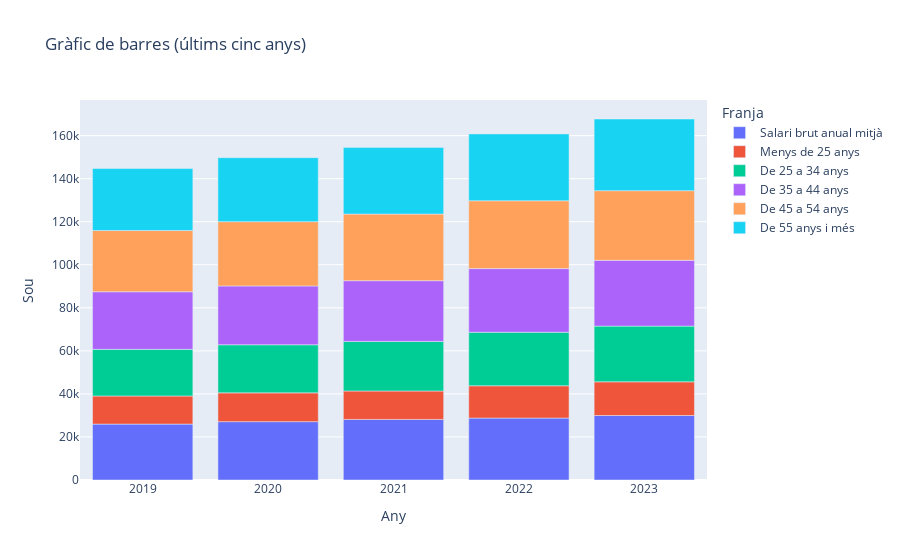

Notebook source saved alongside this figure:
### Code cell
#2
import pandas as pd
import plotly.express as px

# Eliminar columna 'status' si existeix
if "status" in df_sou.columns:
    df_sou = df_sou.drop(columns=["status"])

# --- Filtrar els últims 5 anys ---
ultims_5 = sorted(df_sou["anyy"].unique())[-5]
df_sou_5 = df_sou[df_sou["anyy"] >= ultims_5]

# Gràfic de barres
fig = px.bar(
    df_sou_5,
    x="anyy",
    y="salari",
    color="nom_agrup",
    labels={"anyy": "Any", "salari": "Sou", "nom_agrup": "Franja"},
    title="Gràfic de barres (últims cinc anys)"
)

fig.show()

### Figure 1 — Plotly figure (JSON) as saved in the notebook; plotly's stock layout.template omitted (floating-point values rounded to 4 significant figures)
{"data": [{"hovertemplate": "Franja=Salari brut anual mitjà<br>Any=%{x}<br>Sou=%{y}<extra></extra>", "legendgroup": "Salari brut anual mitjà", "marker": {"color": "#636efa", "pattern": {"shape": ""}}, "name": "Salari brut anual mitjà", "orientation": "v", "showlegend": true, "textposition": "auto", "type": "bar", "x": [2023, 2022, 2021, 2020, 2019], "xaxis": "x", "y": [29980.0, 28770.0, 28150.0, 27100.0, 25970.0], "yaxis": "y"}, {"hovertemplate": "Franja=Menys de 25 anys<br>Any=%{x}<br>Sou=%{y}<extra></extra>", "legendgroup": "Menys de 25 anys", "marker": {"color": "#EF553B", "pattern": {"shape": ""}}, "name": "Menys de 25 anys", "orientation": "v", "showlegend": true, "textposition": "auto", "type": "bar", "x": [2023, 2022, 2021, 2020, 2019], "xaxis": "x", "y": [15640.0, 15000.0, 13220.0, 13390.0, 13070.0], "yaxis": "y"}, {"hovertemplate": "Franja=De 25 a 34 anys<br>Any=%{x}<br>Sou=%{y}<extra></extra>", "legendgroup": "De 25 a 34 anys", "marker": {"color": "#00cc96", "pattern": {"shape": ""}}, "name": "De 25 a 34 anys", "orientation": "v", "showlegend": true, "textposition": "auto", "type": "bar", "x": [2023, 2022, 2021, 2020, 2019], "xaxis": "x", "y": [25880.0, 24890.0, 23030.0, 22340.0, 21660.0], "yaxis": "y"}, {"hovertemplate": "Franja=De 35 a 44 anys<br>Any=%{x}<br>Sou=%{y}<extra></extra>", "legendgroup": "De 35 a 44 anys", "marker": {"color": "#ab63fa", "pattern": {"shape": ""}}, "name": "De 35 a 44 anys", "orientation": "v", "showlegend": true, "textposition": "auto", "type": "bar", "x": [2023, 2022, 2021, 2020, 2019], "xaxis": "x", "y": [30570.0, 29560.0, 28220.0, 27340.0, 26760.0], "yaxis": "y"}, {"hovertemplate": "Franja=De 45 a 54 anys<br>Any=%{x}<br>Sou=%{y}<extra></extra>", "legendgroup": "De 45 a 54 anys", "marker": {"color": "#FFA15A", "pattern": {"shape": ""}}, "name": "De 45 a 54 anys", "orientation": "v", "showlegend": true, "textposition": "auto", "type": "bar", "x": [2023, 2022, 2021, 2020, 2019], "xaxis": "x", "y": [32360.0, 31510.0, 30940.0, 29850.0, 28450.0], "yaxis": "y"}, {"hovertemplate": "Franja=De 55 anys i més<br>Any=%{x}<br>Sou=%{y}<extra></extra>", "legendgroup": "De 55 anys i més", "marker": {"color": "#19d3f3", "pattern": {"shape": ""}}, "name": "De 55 anys i més", "orientation": "v", "showlegend": true, "textposition": "auto", "type": "bar", "x": [2023, 2022, 2021, 2020, 2019], "xaxis": "x", "y": [33300.0, 31080.0, 31000.0, 29730.0, 28820.0], "yaxis": "y"}], "layout": {"barmode": "relative", "legend": {"title": {"text": "Franja"}, "tracegroupgap": 0}, "title": {"text": "Gràfic de barres (últims cinc anys)"}, "xaxis": {"anchor": "y", "domain": [0, 1], "title": {"text": "Any"}}, "yaxis": {"anchor": "x", "domain": [0, 1], "title": {"text": "Sou"}}}}
